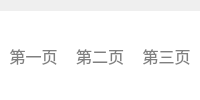
     <widget class="QWidget" name="widget" native="true">
      <property name="font">
       <font>
        <pointsize>12</pointsize>
       </font>
      </property>
      <layout class="QHBoxLayout" name="horizontalLayout">
       <property name="spacing">
        <number>0</number>
       </property>
       <property name="leftMargin">
        <number>0</number>
       </property>
       <property name="rightMargin">
        <number>0</number>
       </property>
       <property name="bottomMargin">
        <number>0</number>
       </property>
       <item>
        <widget class="QPushButton" name="page1_btn">
         <property name="sizePolicy">
          <sizepolicy hsizetype="Minimum" vsizetype="Preferred">
           <horstretch>0</horstretch>
           <verstretch>0</verstretch>
          </sizepolicy>
         </property>
         <property name="font">
          <font>
           <pointsize>12</pointsize>
          </font>
         </property>
         <property name="styleSheet">
          <string notr="true">QPushButton
{
	background-color: white;
    color: grey;
    border-radius: 0px;
    padding: 8px;
    border-top: none;
    border-left: none;            /* 左边框无 */
    border-right: none;           /* 右边框无 */
    border-bottom: none;          /* 底边框无 */

}

QPushButton:hover {
    border-top: 4px solid rgb(4,126,154);  /* 上边框为2px黑色实线 */
	background-color: rgb(231, 247, 255);
}

QPushButton:pressed, QPushButton:checked {
    color: black;    
    border-radius: 0px;
    border-top: 4px solid rgb(4,126,154);  /* 上边框为2px黑色实线 */
      background-color: white;
}

QPushButton:disabled {
    background-color: #bdc3c7;
    color: #7f8c8d;
}</string>
         </property>
         <property name="text">
          <string>第一页</string>
         </property>
        </widget>
       </item>
       <item>
        <widget class="QPushButton" name="page2_btn">
         <property name="sizePolicy">
          <sizepolicy hsizetype="Minimum" vsizetype="Preferred">
           <horstretch>0</horstretch>
           <verstretch>0</verstretch>
          </sizepolicy>
         </property>
         <property name="font">
          <font>
           <pointsize>12</pointsize>
          </font>
         </property>
         <property name="styleSheet">
          <string notr="true">QPushButton
{
    background-color: white;
    color: grey;
    border-radius: 0px;
    padding: 8px;
    border-top: none;
    border-left: none;            /* 左边框无 */
    border-right: none;           /* 右边框无 */
    border-bottom: none;          /* 底边框无 */

}

QPushButton:hover {
    border-top: 4px solid rgb(4,126,154);  /* 上边框为2px黑色实线 */
	background-color: rgb(231, 247, 255);
}

QPushButton:pressed, QPushButton:checked {
    color: black;    
    border-radius: 0px;
    border-top: 4px solid rgb(4,126,154);  /* 上边框为2px黑色实线 */
      background-color: white;
}

QPushButton:disabled {
    background-color: #bdc3c7;
    color: #7f8c8d;
}</string>
         </property>
         <property name="text">
          <string>第二页</string>
         </property>
        </widget>
       </item>
       <item>
        <widget class="QPushButton" name="page3_btn">
         <property name="sizePolicy">
          <sizepolicy hsizetype="Minimum" vsizetype="Preferred">
           <horstretch>0</horstretch>
           <verstretch>0</verstretch>
          </sizepolicy>
         </property>
         <property name="font">
          <font>
           <pointsize>12</pointsize>
          </font>
         </property>
         <property name="styleSheet">
          <string notr="true">QPushButton
{
    background-color: white;
    color: grey;
    border-radius: 0px;
    padding: 8px;
    border-top: none;
    border-left: none;            /* 左边框无 */
    border-right: none;           /* 右边框无 */
    border-bottom: none;          /* 底边框无 */

}

QPushButton:hover {
    border-top: 4px solid rgb(4,126,154);  /* 上边框为2px黑色实线 */
	background-color: rgb(231, 247, 255);
}

QPushButton:pressed, QPushButton:checked {
    color: black;    
    border-radius: 0px;
    border-top: 4px solid rgb(4,126,154);  /* 上边框为2px黑色实线 */
      background-color: white;
}

QPushButton:disabled {
    background-color: #bdc3c7;
    color: #7f8c8d;
}</string>
         </property>
         <property name="text">
          <string>第三页</string>
         </property>
        </widget>
       </item>
      </layout>
     </widget>
